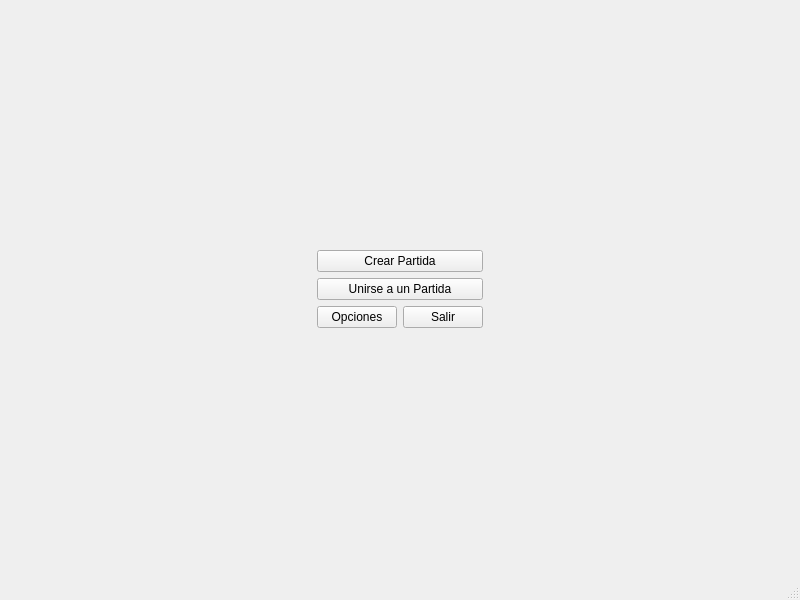
<?xml version="1.0" encoding="UTF-8"?>
<ui version="4.0">
 <class>MainWindow</class>
 <widget class="QMainWindow" name="MainWindow">
  <property name="geometry">
   <rect>
    <x>0</x>
    <y>0</y>
    <width>800</width>
    <height>600</height>
   </rect>
  </property>
  <property name="windowTitle">
   <string>MainWindow</string>
  </property>
  <widget class="QWidget" name="centralwidget">
   <layout class="QHBoxLayout" name="horizontalLayout">
    <item>
     <spacer name="horizontalSpacer">
      <property name="orientation">
       <enum>Qt::Horizontal</enum>
      </property>
      <property name="sizeHint" stdset="0">
       <size>
        <width>255</width>
        <height>20</height>
       </size>
      </property>
     </spacer>
    </item>
    <item>
     <layout class="QVBoxLayout" name="verticalLayout">
      <item>
       <spacer name="verticalSpacer">
        <property name="orientation">
         <enum>Qt::Vertical</enum>
        </property>
        <property name="sizeHint" stdset="0">
         <size>
          <width>20</width>
          <height>40</height>
         </size>
        </property>
       </spacer>
      </item>
      <item>
       <widget class="QPushButton" name="createMatchBtn">
        <property name="text">
         <string>Crear Partida</string>
        </property>
       </widget>
      </item>
      <item>
       <widget class="QPushButton" name="joinMatchBtn">
        <property name="text">
         <string>Unirse a un Partida</string>
        </property>
       </widget>
      </item>
      <item>
       <layout class="QHBoxLayout" name="horizontalLayout_2">
        <item>
         <widget class="QPushButton" name="optionBtn">
          <property name="text">
           <string>Opciones</string>
          </property>
         </widget>
        </item>
        <item>
         <widget class="QPushButton" name="exitBtn">
          <property name="text">
           <string>   Salir   </string>
          </property>
         </widget>
        </item>
       </layout>
      </item>
      <item>
       <spacer name="verticalSpacer_2">
        <property name="orientation">
         <enum>Qt::Vertical</enum>
        </property>
        <property name="sizeHint" stdset="0">
         <size>
          <width>20</width>
          <height>40</height>
         </size>
        </property>
       </spacer>
      </item>
     </layout>
    </item>
    <item>
     <spacer name="horizontalSpacer_2">
      <property name="orientation">
       <enum>Qt::Horizontal</enum>
      </property>
      <property name="sizeHint" stdset="0">
       <size>
        <width>40</width>
        <height>20</height>
       </size>
      </property>
     </spacer>
    </item>
   </layout>
  </widget>
  <widget class="QMenuBar" name="menubar">
   <property name="geometry">
    <rect>
     <x>0</x>
     <y>0</y>
     <width>800</width>
     <height>22</height>
    </rect>
   </property>
  </widget>
  <widget class="QStatusBar" name="statusbar"/>
 </widget>
 <resources/>
 <connections/>
</ui>
